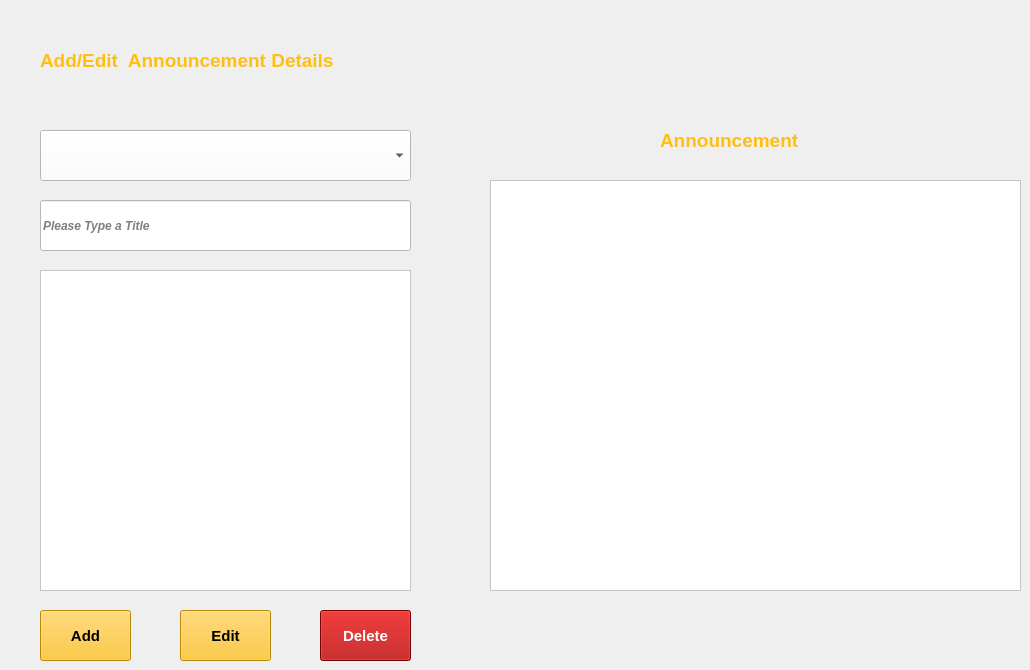
    <widget class="QWidget" name="tab">
     <attribute name="title">
      <string>Announcement</string>
     </attribute>
     <widget class="QLineEdit" name="LineEdit">
      <property name="geometry">
       <rect>
        <x>40</x>
        <y>200</y>
        <width>371</width>
        <height>51</height>
       </rect>
      </property>
      <property name="font">
       <font>
        <weight>75</weight>
        <italic>true</italic>
        <bold>true</bold>
       </font>
      </property>
      <property name="styleSheet">
       <string notr="true">background-color: rgb(255, 255, 255);</string>
      </property>
      <property name="placeholderText">
       <string>Please Type a Title</string>
      </property>
     </widget>
     <widget class="QTextEdit" name="textEdit">
      <property name="geometry">
       <rect>
        <x>40</x>
        <y>270</y>
        <width>371</width>
        <height>321</height>
       </rect>
      </property>
      <property name="styleSheet">
       <string notr="true">background-color: rgb(255, 255, 255);</string>
      </property>
      <property name="inputMethodHints">
       <set>Qt::ImhMultiLine</set>
      </property>
      <property name="html">
       <string>&lt;!DOCTYPE HTML PUBLIC &quot;-//W3C//DTD HTML 4.0//EN&quot; &quot;http://www.w3.org/TR/REC-html40/strict.dtd&quot;&gt;
&lt;html&gt;&lt;head&gt;&lt;meta name=&quot;qrichtext&quot; content=&quot;1&quot; /&gt;&lt;style type=&quot;text/css&quot;&gt;
p, li { white-space: pre-wrap; }
&lt;/style&gt;&lt;/head&gt;&lt;body style=&quot; font-family:'MS Shell Dlg 2'; font-size:7.8pt; font-weight:400; font-style:normal;&quot;&gt;
&lt;p style=&quot;-qt-paragraph-type:empty; margin-top:0px; margin-bottom:0px; margin-left:0px; margin-right:0px; -qt-block-indent:0; text-indent:0px;&quot;&gt;&lt;br /&gt;&lt;/p&gt;&lt;/body&gt;&lt;/html&gt;</string>
      </property>
     </widget>
     <widget class="QTextBrowser" name="textBrowser">
      <property name="geometry">
       <rect>
        <x>490</x>
        <y>180</y>
        <width>531</width>
        <height>411</height>
       </rect>
      </property>
      <property name="font">
       <font>
        <pointsize>10</pointsize>
       </font>
      </property>
      <property name="styleSheet">
       <string notr="true">background-color: rgb(255, 255, 255);</string>
      </property>
      <property name="html">
       <string>&lt;!DOCTYPE HTML PUBLIC &quot;-//W3C//DTD HTML 4.0//EN&quot; &quot;http://www.w3.org/TR/REC-html40/strict.dtd&quot;&gt;
&lt;html&gt;&lt;head&gt;&lt;meta name=&quot;qrichtext&quot; content=&quot;1&quot; /&gt;&lt;style type=&quot;text/css&quot;&gt;
p, li { white-space: pre-wrap; }
&lt;/style&gt;&lt;/head&gt;&lt;body style=&quot; font-family:'MS Shell Dlg 2'; font-size:10pt; font-weight:400; font-style:normal;&quot;&gt;
&lt;p style=&quot;-qt-paragraph-type:empty; margin-top:0px; margin-bottom:0px; margin-left:0px; margin-right:0px; -qt-block-indent:0; text-indent:0px; font-size:7.8pt;&quot;&gt;&lt;br /&gt;&lt;/p&gt;&lt;/body&gt;&lt;/html&gt;</string>
      </property>
     </widget>
     <widget class="QPushButton" name="addButton">
      <property name="geometry">
       <rect>
        <x>40</x>
        <y>610</y>
        <width>91</width>
        <height>51</height>
       </rect>
      </property>
      <property name="font">
       <font>
        <pointsize>11</pointsize>
        <weight>75</weight>
        <bold>true</bold>
       </font>
      </property>
      <property name="styleSheet">
       <string notr="true">background-color: rgb(255, 191, 16);</string>
      </property>
      <property name="text">
       <string>Add</string>
      </property>
     </widget>
     <widget class="QPushButton" name="editButton">
      <property name="geometry">
       <rect>
        <x>180</x>
        <y>610</y>
        <width>91</width>
        <height>51</height>
       </rect>
      </property>
      <property name="font">
       <font>
        <pointsize>11</pointsize>
        <weight>75</weight>
        <bold>true</bold>
       </font>
      </property>
      <property name="styleSheet">
       <string notr="true">background-color: rgb(255, 191, 16);</string>
      </property>
      <property name="text">
       <string>Edit</string>
      </property>
     </widget>
     <widget class="QPushButton" name="deleteButton">
      <property name="geometry">
       <rect>
        <x>320</x>
        <y>610</y>
        <width>91</width>
        <height>51</height>
       </rect>
      </property>
      <property name="font">
       <font>
        <pointsize>11</pointsize>
        <weight>75</weight>
        <bold>true</bold>
       </font>
      </property>
      <property name="styleSheet">
       <string notr="true">background-color: rgb(170, 0, 0);
color: rgb(255, 255, 255);</string>
      </property>
      <property name="text">
       <string>Delete</string>
      </property>
     </widget>
     <widget class="QComboBox" name="comboBox">
      <property name="geometry">
       <rect>
        <x>40</x>
        <y>130</y>
        <width>371</width>
        <height>51</height>
       </rect>
      </property>
      <property name="styleSheet">
       <string notr="true">background-color: rgb(255, 255, 255);</string>
      </property>
     </widget>
     <widget class="QLabel" name="label_58">
      <property name="geometry">
       <rect>
        <x>40</x>
        <y>50</y>
        <width>441</width>
        <height>21</height>
       </rect>
      </property>
      <property name="font">
       <font>
        <pointsize>14</pointsize>
        <weight>75</weight>
        <bold>true</bold>
       </font>
      </property>
      <property name="styleSheet">
       <string notr="true">color: rgb(255, 191, 16);</string>
      </property>
      <property name="text">
       <string>Add/Edit  Announcement Details</string>
      </property>
     </widget>
     <widget class="QLabel" name="label_65">
      <property name="geometry">
       <rect>
        <x>660</x>
        <y>130</y>
        <width>181</width>
        <height>21</height>
       </rect>
      </property>
      <property name="font">
       <font>
        <pointsize>14</pointsize>
        <weight>75</weight>
        <bold>true</bold>
       </font>
      </property>
      <property name="styleSheet">
       <string notr="true">color: rgb(255, 191, 16);</string>
      </property>
      <property name="text">
       <string>Announcement</string>
      </property>
     </widget>
    </widget>
